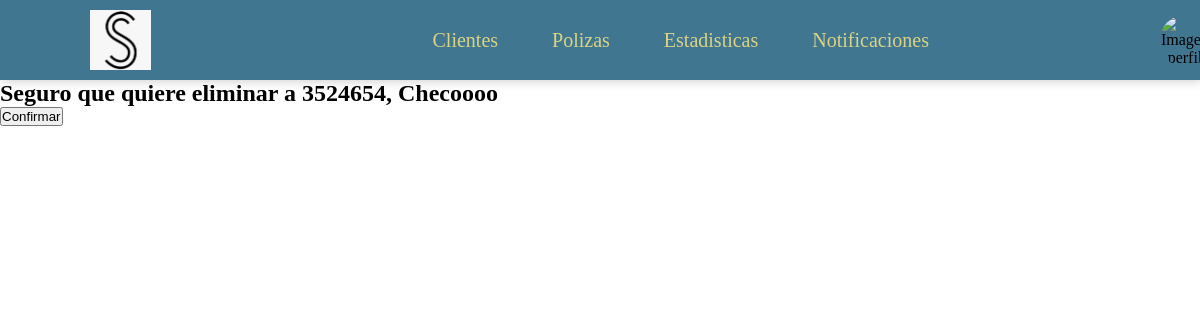
The page /clientes/polizas/eliminar/1 on the database as committed earlier.
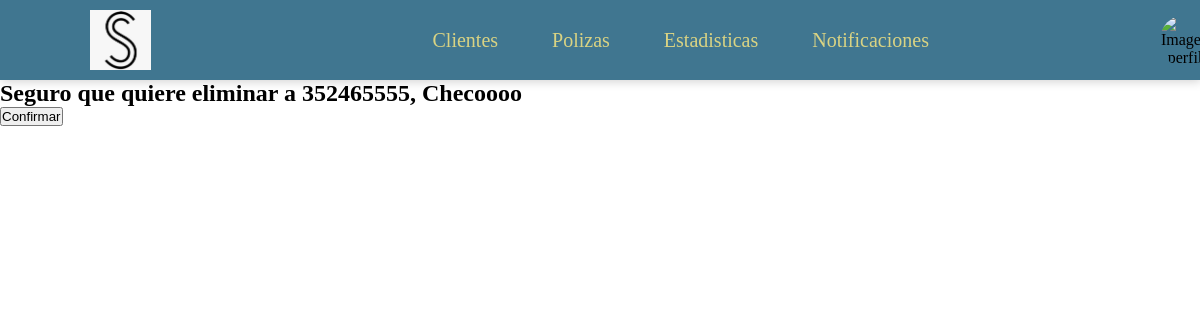
The same page on the database as committed later.
### Clientes/models.py (models this page shows, shortened)
class Poliza (models.Model):
    num_poliza = models.CharField(max_length=30)
    deducible = models.CharField(max_length=30)
    fecha_inicio = models.DateField()
    fecha_termino = models.DateField()
    tipo_poliza = models.ForeignKey(Tipos_Poliza, on_delete=models.CASCADE)
    periodo_pago = models.ForeignKey(Periodos_Pago, on_delete=models.CASCADE)
    cliente = models.ForeignKey(Cliente, on_delete=models.CASCADE)
    status = models.ForeignKey(Status, on_delete=models.CASCADE)
    def __str__(self):
        return self.num_poliza +", "+ self.cliente.nombre

class Cliente (models.Model):
    nombre = models.CharField(max_length=30)
    ap_paterno = models.CharField(max_length=30)
    ap_materno = models.CharField(max_length=30)
    fecha_nacimiento = models.DateField(null=True, blank=True)
    email = models.EmailField(null=True, blank=True, default="")
    num_celular = models.CharField(max_length=10)
    num_fijo = models.CharField(max_length=10, null=True, blank=True, default="")
    codigo_postal = models.CharField(max_length=5, null=True, blank=True, default="")
    colonia = models.CharField(max_length=30)
    direccion = models.CharField(max_length=30)
    rfc = models.CharField(max_length=30, null=True, blank=True, default="")
    fecha_registro = models.DateField()
    agente = models.ForeignKey(Agente, on_delete=models.CASCADE)
    status = models.ForeignKey(Status, on_delete=models.CASCADE)

### Clientes/views.py (the view)
# urls.py: path('polizas/eliminar/<int:id_poliza>',views.eliminarPoliza,name='eliminar_poliza'),
def eliminarPoliza(request, id_poliza):
    poliza = Poliza.objects.get(id = id_poliza)
    if request.method == 'POST':
        poliza.delete()
        return redirect('Clientes:polizas')
    return render(request,'poliza_eliminar.html', {'poliza':poliza})

### Clientes/templates/poliza_eliminar.html (shortened to what this page needs)
{%extends "header.html"%}
{% block content %}
<form method="POST">
    <h2>Seguro que quiere eliminar a {{poliza}}</h2>
    <button type="submit">Confirmar</button>
</form>
{% endblock%}

Rows that differ between the two databases and show on the page:
changed Poliza: num_poliza+cliente "3524654, Checoooo" → "352465555, Checoooo"
